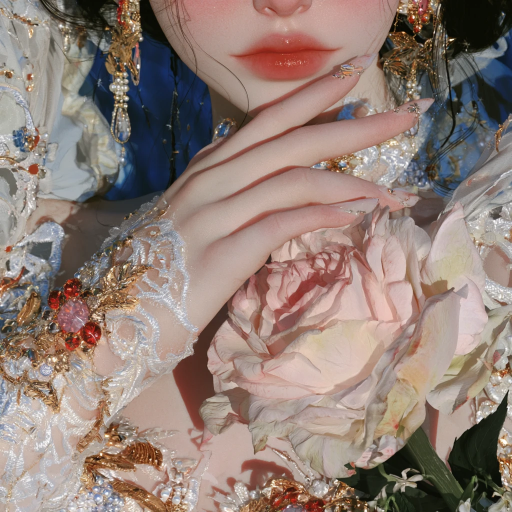
#> input picture assets/bg.webp, 1024 x 1024 px (shown at 1/2 size)
$ python make_og.py
#> lines starting #> are read from the running program, lines starting #| are printed output that depends on the picture
# 사용자가 준 그림(assets/bg.webp)을 그대로 썸네일(1200x630)로 자른다. 실행: python tools/make_og.py
from PIL import Image
import os
W, H = 1200, 630
here = os.path.dirname(__file__)
src = Image.open(os.path.join(here, "..", "assets", "bg.webp")).convert("RGB")
#> src is the input picture: PIL image 1024x1024 RGB; mean R, G, B 145.6, 127.3, 119
s = W / src.width
#> s = 1.17
im = src.resize((W, int(src.height * s)), Image.LANCZOS)
top = (im.height - H) // 2  # 가운데 기준으로 자름
#> top = 285
im = im.crop((0, top, W, top + H))
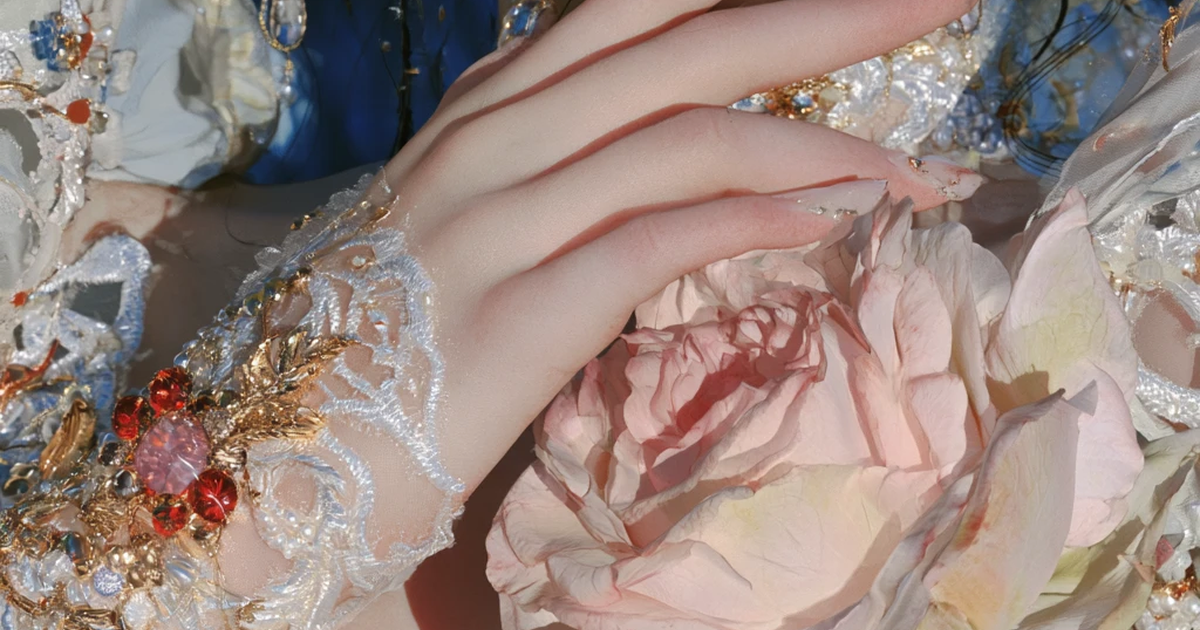
#> im: PIL image 1200x630 RGB; mean R, G, B 155.3, 136.1, 128.8
out = os.path.join(here, "..", "assets", "og.png")
im.save(out, optimize=True, quality=92)
print("saved", out)
